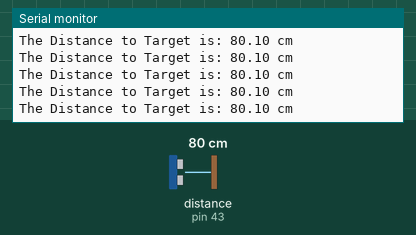
Bench run of a sketch on a simulated Arduino Mega 2560, built with avr-gcc and run on an emulated ATmega2560. On the bench: the last lines printed to the serial monitor. Wiring (inferred from the names in the program): ultrasonic range finder: trigger pin 42; echo pin 43. Inputs (shaded band) come from the test bench; at power-on: distance to the obstacle (sensor on pin 43) 80 cm. The echo pulse lasts 58.3 µs per cm.

Above: at 1.2 s.
1.3 s: distance to the obstacle (sensor on pin 43) set to 2 cm
At 2.2 s:
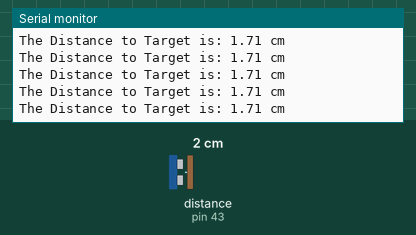
4.3 s: distance to the obstacle (sensor on pin 43) set to 4 cm
At 5.1 s:
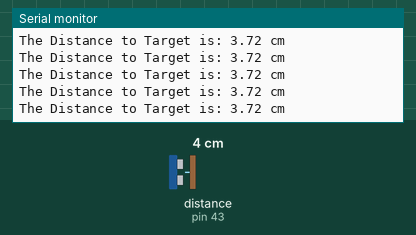
Timing chart, 0 to 7.3 s (numbered marks = the images above; inputs shaded):
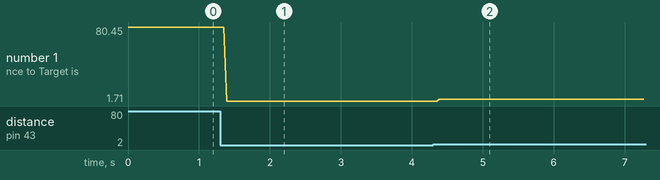

Measured:
- after the input at 1.3 s, the serial monitor: prints a new line after 0.09 s (image 1)
- after the input at 4.3 s, the serial monitor: prints a new line after 0.09 s (image 2)
- plotted number 1: 80.1 → 1.71 after the input at 1.3 s, 1.71 → 3.72 after the input at 4.3 s

The sketch:

ultrasonic_test.ino
```cpp
int trigPin = 42;
int echoPin = 43;
float pingTime;
float cm;

void setup() {

  Serial.begin(9600);
  pinMode(trigPin, OUTPUT);
}

void loop() {
  digitalWrite(trigPin, LOW);
  delayMicroseconds(2);
  digitalWrite(trigPin, HIGH);
  delayMicroseconds(10);
  digitalWrite(trigPin, LOW);
  pingTime = pulseIn(echoPin, HIGH);
  pingTime = pingTime / 29;
  cm = pingTime / 2;
  Serial.print("The Distance to Target is: ");
  Serial.print(cm);
  Serial.println(" cm");
  delay(10);
}
```
